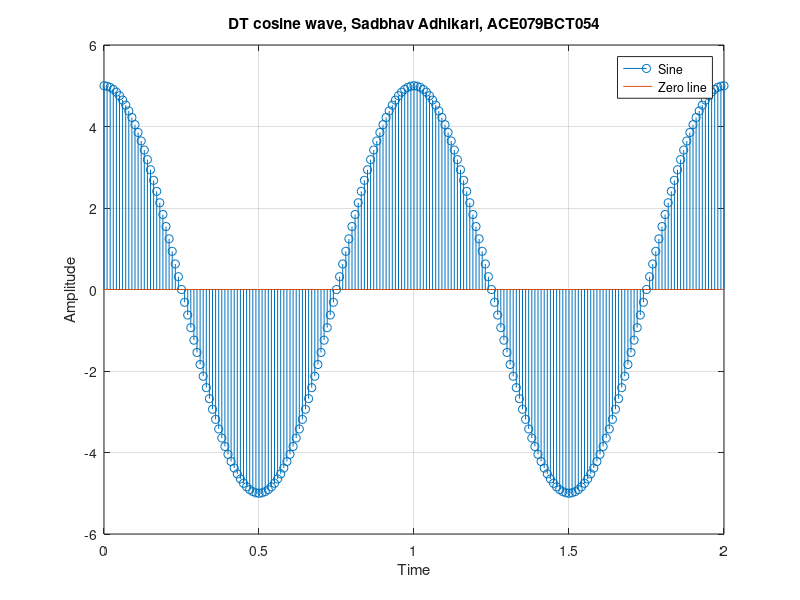

Here is the MATLAB script that generated this plot:
t = 0:0.01:2;
a = 5;
f = 1;

y1 = a * cos(2 * pi * f * t);
x = t;
stem(x, y1);
hold on;
plot(t, zeros(size(t)))

title("DT cosine wave, Sadbhav Adhikari, ACE079BCT054")
xlabel("Time");
ylabel("Amplitude");
legend("Sine", "Zero line");
grid on;